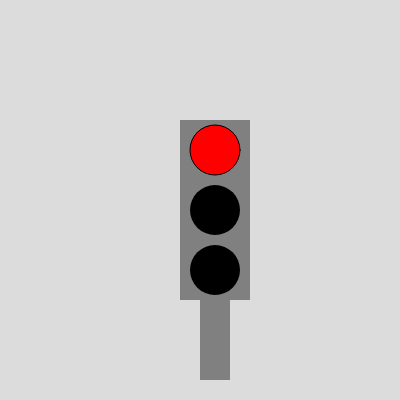
Frame 1 (no input)
Frame 60 (no input): identical to frame 1, image omitted
Frame 120 (the mouse pressed at the canvas centre since frame 60): identical to frame 1, image omitted

The p5.js sketch that drew this single still picture (run headless with seeded random() and noise() and a simulated clock; from frame 60 on, the mouse is pressed at the canvas centre):

// p5.js sketch
// ── sketch.js

let timer = 0;

let blokje = 0
let cIngedrukt = 0

let licht = 0
let enterIngedrukt = 0



function setup() {
  createCanvas(400, 400);
}

function draw() {
  background(220);
  
  if (enterIngedrukt) {
    licht = 1
  
    

  }


function keypressed () {

  
}





  fill ('grey');
  noStroke ()
rect (200,300,30,80,)
rect (180,120,70,180,)

fill ('black');
circle (215,270,50,20,);

if (enterIngedrukt == 1) {
  fill ('green');
  circle (215,270,50,20,);
}


fill ('black');
circle (215,210,50,20,);
 
if (enterIngedrukt == 2) {
  fill ('orange')
  stroke (3)
  circle (215,210,50,20,);
}

fill ('black');
circle (215,150,50,20,);

if (enterIngedrukt == 0) {
fill ('red')
stroke (3)
circle (215,150,50,20,);
}




if (cIngedrukt === 1) {
  
  rect (10,10,60,60 );
}

console.log ('enterIngedrukt: '+ enterIngedrukt)
}

function keyPressed() {
  if (key === 'c') {
    // Code to run.
    console.log ('als c is inngedrukt');
    cIngedrukt = 1
    
  }

  if (keyCode === ENTER) { // Enter key
    // Code to run.
    console.log ('enter is ingedrukt');
    enterIngedrukt += 1
    
  }
  if (enterIngedrukt == 3 ) {
    enterIngedrukt = 0
    
  }
}


function keyReleased() {
  if (key === 'c') {
    // Code to run.
    console.log ('als c is inngedrukt');
    cIngedrukt = 0
  }

  if (keyCode === 13) { // Enter key
    // Code to run.
  }




}


  
